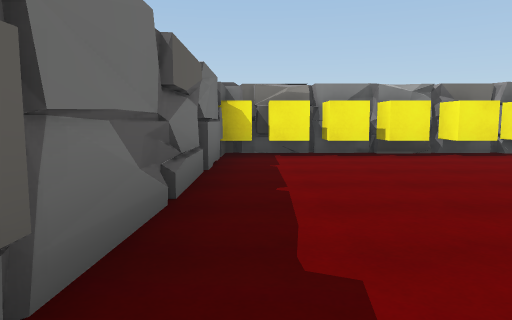
View 1 (above)

18 first-person views from a walk through a scene from a Unity 3-D project. The camera is 1.3 m above the floor, tilts 6° down and sees 70° across. The floor is counted in squares, 2 m on a side. Each view is taken from the middle of a square. On the plan, view 1 faces up. The plan holds only what a view shows up to about 11 squares ahead; the rest is blank. The place goes on beyond the plan. The player is left out.

View 2
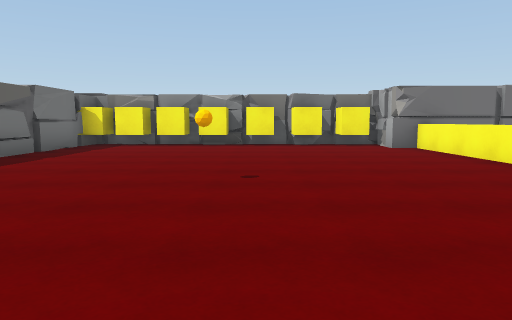

View 3
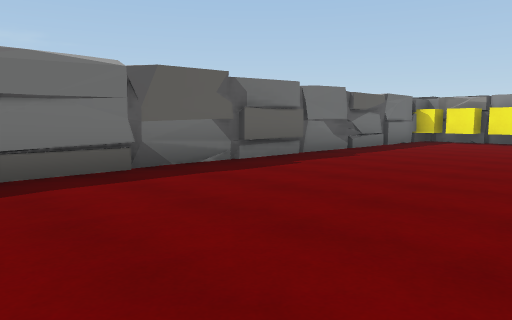

View 4
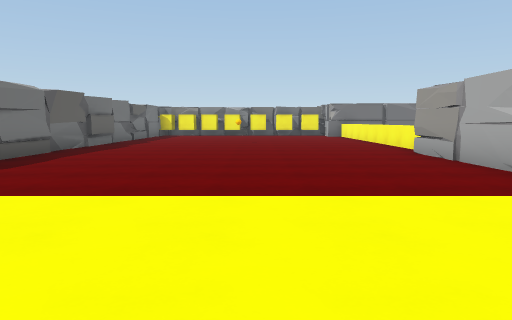

View 5
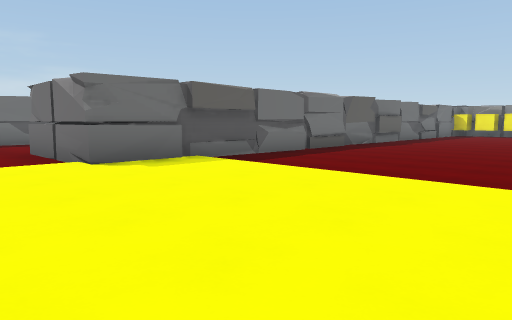

View 6
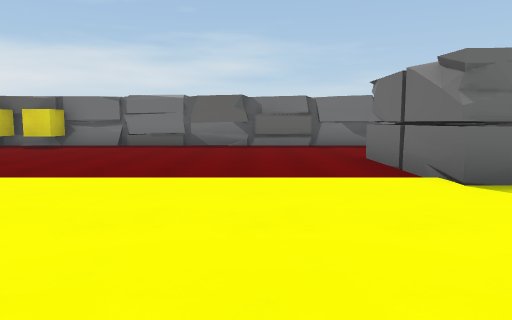

View 7
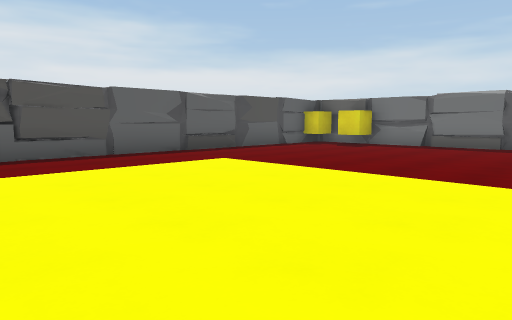

View 8
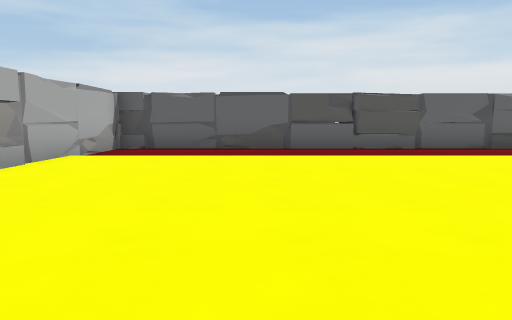

View 9
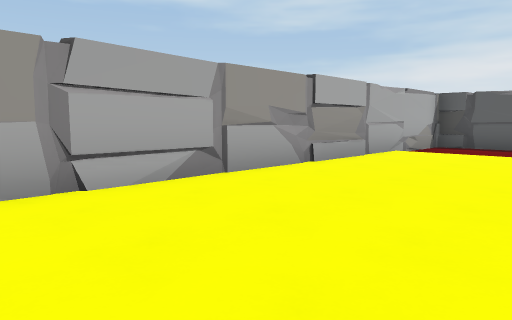

View 10
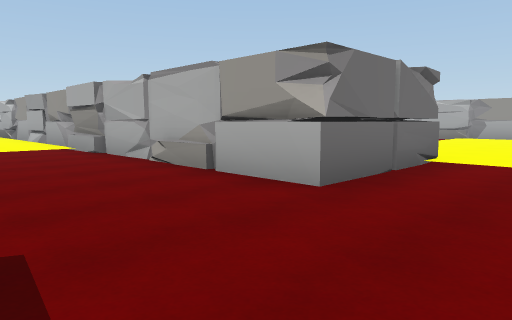

View 11
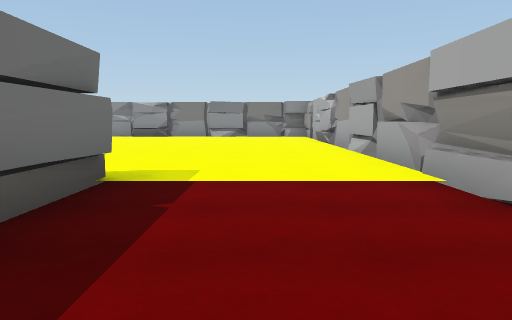

View 12
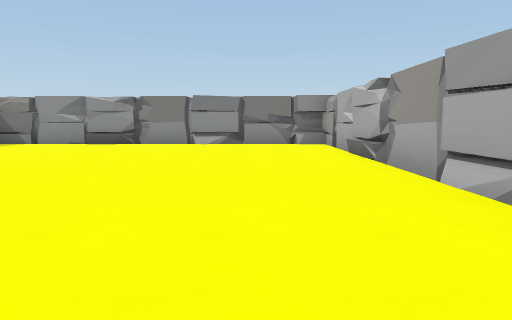

View 13
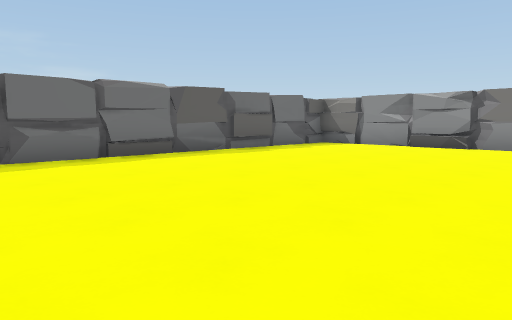

View 14
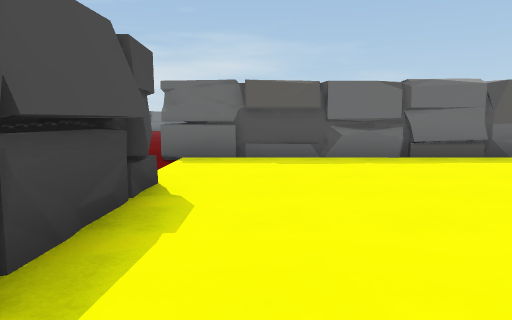

View 15
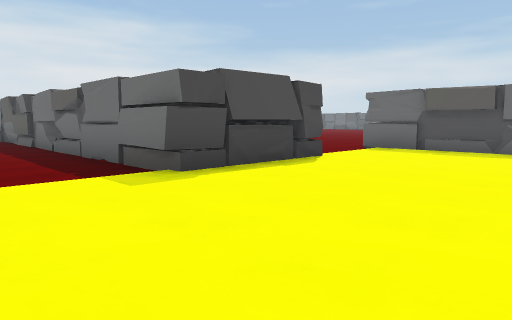

View 16
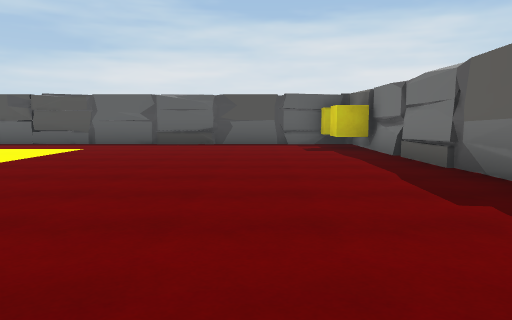

View 17
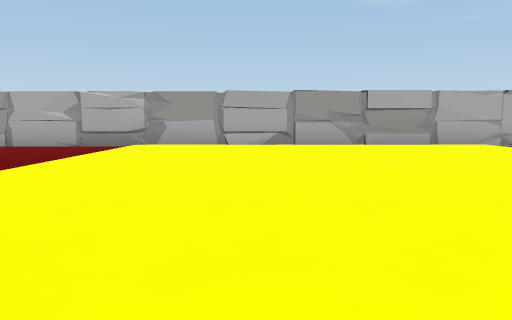

View 18
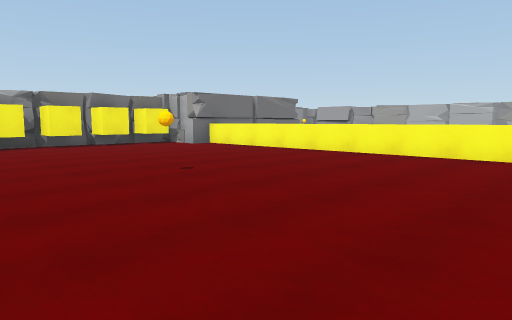

### Floor plan
Points are (right, up) in squares from view 1. A wall is a line through its corners. A room is listed if a view was taken in it or the views show most of it. See-through windows are left out.
Room 1 (views 1, 2, 3, 4, 5, 6, 7, 8, 9, 10, 17, 18)
walls: (-2.2, -9.4) (-4, -9.4); (7.6, -8.1) (7.4, -6.2); (7.9, -6.4) (7.9, -5.4); (-0.8, -0.8) (-0.7, -1.3); (-0.8, -0.6) (-0.9, -1.2); (7.9, -13.7) (7.9, -12.9); (7.8, -13.9) (7.7, -12.7); (7.9, -2.1) (8, 6); (-7.7, -10.4) (-7.7, -19.6) (7.6, -19.6) (7.5, -2.8); (-8.1, -10.4) (-8.3, -12); (-7.8, -12.2) (-7.7, -14.2); (1.3, -19.5) (1.5, -19.9); (-0.8, 3.5) (-0.7, 2.3); (-7.5, -15.8) (-7.5, -16.7); (-1.8, -19.8) (-0.2, -19.6); (7.9, -19.2) (7.9, -18.4); (-3.9, -19.6) (-3.4, -19.5); (-8.6, -15.8) (-8.8, -18.2); (-0.6, 5.2) (-0.8, 4.7); (7.5, 5.9) (7.5, 7.6) (3.1, 7.6); (2.5, 7.6) (-0.7, 7.6) (-0.7, -9.9) (-3.9, -9.9); (1.3, 7.6) (-0.1, 7.4); (10.2, 6) (7.2, 6)
low walls: (7.5, -12.1) (7.6, -11.6); (7.6, -13.9) (7.5, -13.4); (7.5, -18.1) (7.6, -17.5); (4.3, -19.5) (5, -19.6); (-4.3, -19.6) (-3.9, -19.6) (-3.3, -19.5); (6.3, 7.7) (5.4, 7.5)
ways out: opening at (-6, -11) to room 2
objects: other object (-7, -19); other object (-7, -18); other object (0, 7); other object (1, 7); other object (2, 7); other object (3, 7); other object (4, 7); other object (5, 7); other object (7, 7)
Room 2 (views 11, 12, 13, 14, 15, 16)
walls: (-8.4, -2.9) (-7.5, -3.1) (-8, -8.5); (-3.9, 2.4) (-3.8, 3); (-3.9, 3) (-4, 3.6); (-10.3, -3.1) (-8.5, -3); (-10.9, -2.8) (-7.5, -3.1); (-7.7, -3.9) (-7.7, -10.4); (-11, -3.1) (-10.1, -3); (-3.9, -2.5) (-4, -1.7); (-3.7, -2.3) (-3.7, -1.8); (-3.8, -2.6) (-4, -1.8); (-13.6, -0.3) (-13.7, -0.8); (-13.8, 3.8) (-13.7, 3.3); (-9, 7.7) (-9.5, 7.8); (-9.1, 7.7) (-9.5, 7.8); (-9.4, 7.7) (-9.9, 7.6); (-5, 7.7) (-5.6, 7.6); (-11, 7.8) (-11.8, 7.6); (-11.2, 7.8) (-13.4, 7.5); (-4.8, 7.8) (-5.6, 7.5); (-13.7, 7) (-13.7, -3.7); (-3.9, -6.3) (-3.9, -5.5); (-3.9, -9.9) (-3.8, -9.2); (-3.9, -9.9) (-4, 7.6) (-13.5, 7.6)
low walls: (-3.9, -0.6) (-4, 0.3); (-3.8, 3) (-4, 3.5); (-10.6, -3) (-10, -3.1); (-6.3, 7.8) (-7.1, 7.6); (-13.7, 6.9) (-13.7, 6.2); (-4, -7) (-3.9, -6.4); (-7.8, -8.2) (-7.7, -9.1)
ways out: opening at (-6, -11) to room 1; opening at (-12.5, -3)

Positions as (right, up) in squares from view 1, and headings:
1: (0, 0), facing up
2: (4, -3), facing up
3: (4, -5), facing up-left
4: (4, -11), facing up
5: (5, -12), facing up-left
6: (3, -12), facing left
7: (3, -12), facing down-left
8: (4, -10), facing down
9: (4, -9), facing down-right
10: (-7, -12), facing up-right
11: (-6, -7), facing up
12: (-6, -3), facing up
13: (-7, -2), facing up-left
14: (-7, -2), facing left
15: (-5, 1), facing down-left
16: (-5, -9), facing down
17: (-2, -11), facing right
18: (1, -3), facing up-right
